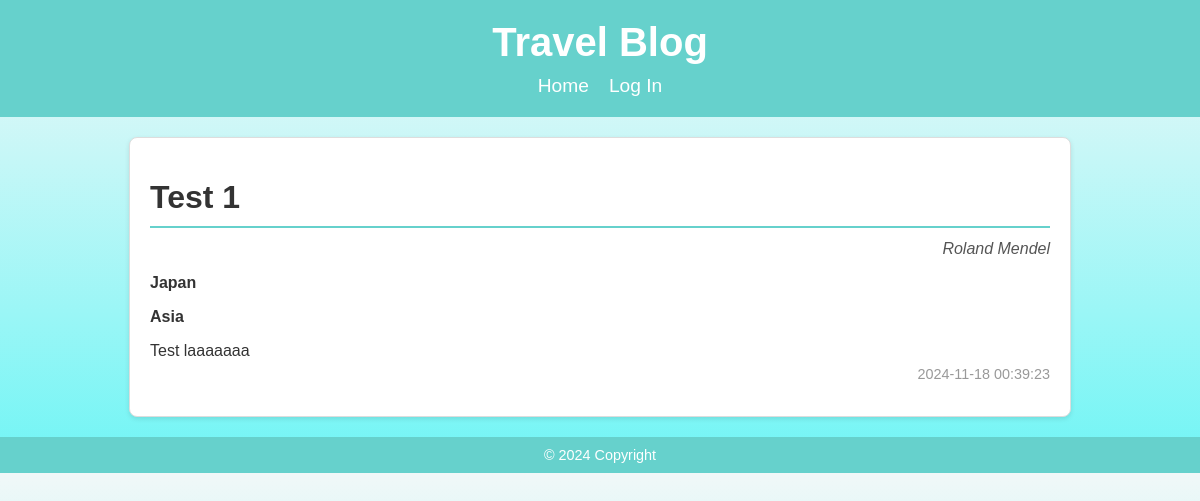
Page /pages/blog.php?id=1 on the earlier database version.
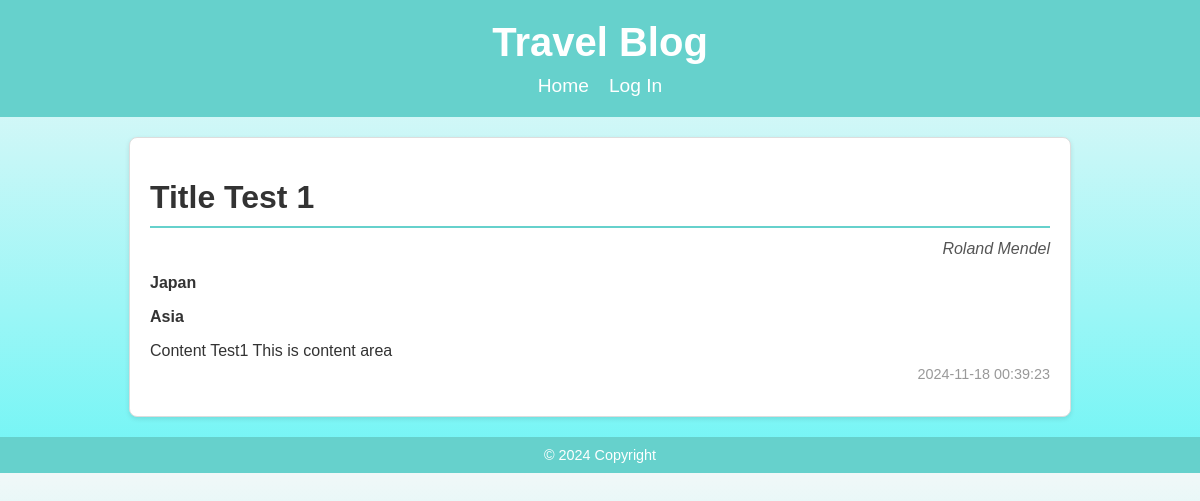
Same page on the later database version.
### tables this page shows
CREATE TABLE IF NOT EXISTS `post` (
  `post_id` INT NOT NULL AUTO_INCREMENT,  
  `user_id` INT NOT NULL,                   
  `title` VARCHAR(255) NOT NULL,               
  `content` TEXT NOT NULL,                     
  `state` ENUM('Africa', 'Asia', 'Europe', 'North America', 'South America', 'Oceania') NOT NULL,
  `country` VARCHAR(50) NOT NULL,
  `image_path` VARCHAR(255) DEFAULT NULL,      
  `created_at` TIMESTAMP DEFAULT CURRENT_TIMESTAMP,  
  PRIMARY KEY (`post_id`),                    
  FOREIGN KEY (`user_id`) REFERENCES `account`(`id`) 
);

CREATE TABLE IF NOT EXISTS `account` (
  `id` int(11) NOT NULL AUTO_INCREMENT,
  `username` varchar(30) NOT NULL,
  `email` varchar(30) NOT NULL,
  `password` varchar(30) NOT NULL,
  PRIMARY KEY (`id`)
);

### pages/blog.php (the view, shortened to what this page needs)
<!DOCTYPE html>
<html lang="en">
  <head>
    <link rel="stylesheet" type="text/css" href="../css/style.css">
  </head>
  <body>
  <?php include './headerTB.php'; ?>
  <main>
  <?php
  $db = db_connect();
  $id = $_GET['id'];
  $sql = "SELECT p.title, p.content, p.state, p.country, p.image_path, p.created_at, a.username
          FROM post p
          JOIN account a ON p.user_id = a.id
          WHERE p.post_id = ?";
  $stmt = mysqli_prepare($db, $sql);
  mysqli_stmt_bind_param($stmt, 'i', $id);
  mysqli_stmt_execute($stmt);
  $result_set = mysqli_stmt_get_result($stmt);
  $post = mysqli_fetch_assoc($result_set);
  ?>
<main class = blogPage>
  <div id="content">
    <div class="page show">
      <h1><?php echo ($post['title']); ?></h1>
      <div class="attributes">
        <div class = 'author'> <p><?php echo ($post['username']); ?></p></div>
        <div class = 'country'> <p><?php echo ($post['country']); ?></p></div>
        <div class = 'state'> <p><?php echo ($post['state']); ?></p></div>
        <div class = 'image'> <p><?php if (!empty($post['image_path'])): ?></p></div>
        <div class = 'image'> <p><img src="<?php echo ($post['image_path']); ?>" alt="Post Image"></p></div>
          <?php endif; ?>
        <div class = 'content'> <p><?php echo nl2br(htmlspecialchars($post['content'])); ?></p></div>
        <div class = 'time'> <p><?php echo ($post['created_at']); ?></p></div>
      </div>
    </div>
  </div>
</main>
  <?php include 'footerTB.php'; ?>
</body>
</html>

Differences in the rows shown:
changed post "Japan": title "Test 1" → "Title Test 1"; content "Test laaaaaaa" → "Content Test1 This is content area"
